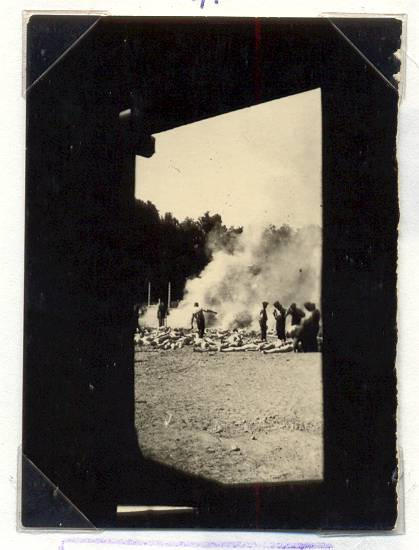
#> input picture HW4/inputs/P3/sonderkommando_photographs_280.png, 419 x 550 px
$ jupyter execute P03.ipynb
#> lines starting #> are read from the running program, lines starting #| are printed output that depends on the picture
[cell 1]
import numpy as np
import cv2
import matplotlib.pyplot as plt
from scipy.interpolate import NearestNDInterpolator
from math import *
plt.rcParams['figure.figsize'] = [12, 9]

[cell 2]
img_1 = cv2.imread("./inputs/P3/sonderkommando_photographs_280.png",0)
#> img_1: shape (550, 419); min 0, max 255, mean 94.3
img_2 = cv2.imread("./inputs/P3/sonderkommando_photographs_281.png",0)
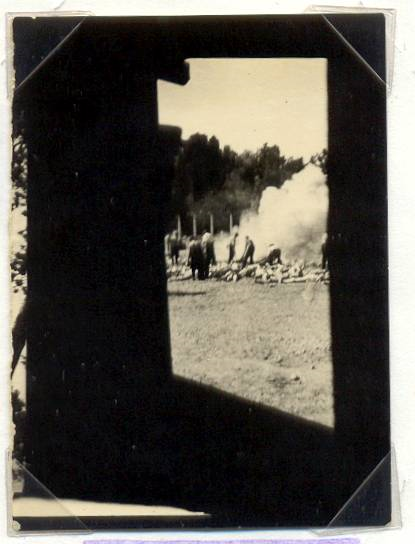
#> input picture HW4/inputs/P3/sonderkommando_photographs_281.png, 415 x 544 px
#> img_2: shape (544, 415); min 0, max 255, mean 82.5

img_1_points = np.array([[319, 406], [138, 406], [138, 159],[319, 111]], dtype=np.float32)
img_2_points = np.array([[331, 380],[174, 370] , [158,100], [324, 100]], dtype=np.float32)

[cell 3]
def GeoTransform(img,orginal_points):
    window = 6

    selected_p_img = img.copy()
    for point in orginal_points:
        point = point.astype(np.int32)
        cv2.rectangle(selected_p_img,(point[0]-window,point[1]-window),
                         (point[0]+window,point[1]+window),(255),3)
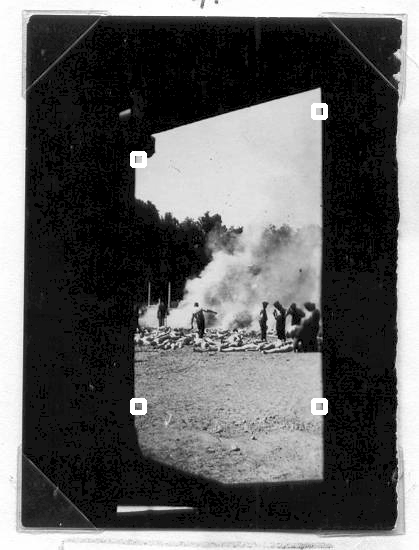
#> selected_p_img: shape (550, 419); min 0, max 255, mean 94.9

    new_w = int((np.linalg.norm((orginal_points[0]+orginal_points[3])/2 - (orginal_points[1]+orginal_points[2])/2))*1.3)
    new_h = int(np.linalg.norm((orginal_points[0]+orginal_points[1])/2 - (orginal_points[2]+orginal_points[3])/2))


    out_put_points = np.array([[0, 0], [new_w, 0], [new_w, new_h], [0, new_h]], dtype=np.float32)

    Transformer= cv2.getPerspectiveTransform(orginal_points, out_put_points)
#> Transformer = [[-1.54, 0, 490.3], [0, -1.29, 522.9], [0.00126, 0, 1]]
    print(Transformer)
#| [[-1.53714256e+00 -0.00000000e+00  4.90348476e+02]
#|  [ 0.00000000e+00 -1.28800252e+00  5.22929023e+02]
#|  [ 1.26040491e-03 -0.00000000e+00  1.00000000e+00]]
    out_put_img = cv2.warpPerspective(img, Transformer, (new_w, new_h))
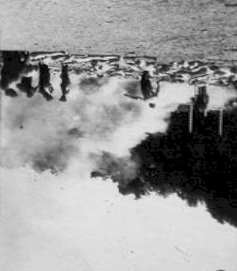
#> out_put_img: shape (271, 237); min 0, max 238, mean 152.9
    out_put_img = cv2.rotate(out_put_img,cv2.ROTATE_180)
    return selected_p_img,out_put_img


def gammaCorrection(src, gamma):
    invGamma = 1 / gamma

    table = [((i / 255) ** invGamma) * 255 for i in range(256)]
    table = np.array(table, np.uint8)

    return cv2.LUT(src, table)

def Enhance_2(out):

    out = out.copy()
    img = cv2.fastNlMeansDenoising(out,h=11)
    img_out_1 = img.copy()

    sharpen_kernel = np.array([[-1,-1,-1], [-1,9,-1], [-1,-1,-1]])
    img = cv2.filter2D(img, -1, sharpen_kernel)
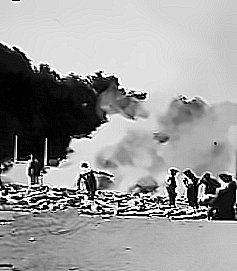
#> img: shape (271, 237); min 0, max 255, mean 153.8
    img_out_2 = img.copy()

    img = gammaCorrection(img,1.7)
#> in gammaCorrection, `return cv2.LUT(src, table)`:
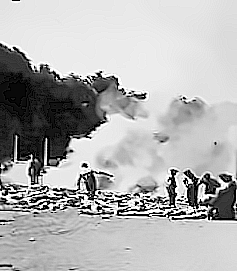
#> returned value: shape (271, 237); min 0, max 255, mean 176.1

    return img_out_1,img_out_2,img


def handle(_in:int):
    if _in ==1 :
        img = img_1
        pnts = img_1_points
    else:
        img = img_2
        pnts = img_2_points

    selec,out = GeoTransform(img,pnts)
    cont,shar,enhance = Enhance_2(out)

    results = [img,selec,out,cont,shar,enhance]
    tags = ["Orginal Input","Selected points to transform","Geometric Transformations","Denoise with NlMean","Deblur with laplacian","Gamma Correction"]
    plt.rcParams['figure.figsize'] = [12, 9]
    for index in range(6):
        plt.subplot(2,3,index+1)
        plt.imshow(results[index],cmap="gray")
        plt.axis("off")
        plt.title(tags[index])

    plt.tight_layout()
    plt.show()

    plt.rcParams['figure.figsize'] = [8, 6]
    plt.subplot(1,2,1)
    plt.imshow(results[0],cmap="gray")
    plt.axis("off")
    plt.title(tags[0])

    plt.subplot(1,2,2)
    plt.imshow(results[-1],cmap="gray")
    plt.axis("off")
    plt.title(tags[-1])

    plt.tight_layout()
    plt.show()


handle(1)
handle(2)
#> the loop in GeoTransform (call 2), `for point in orginal_points:` made 4 passes
#> point on passes 1 to 4: [331, 380], [174, 370], [158, 100], [324, 100]
#> after the loop in GeoTransform (call 2), `for point in orginal_points:`:
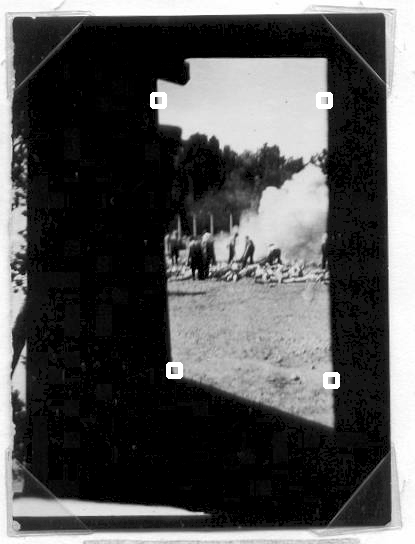
#> selected_p_img: shape (544, 415); min 0, max 255, mean 83.1
#> in GeoTransform (call 2), `Transformer= cv2.getPerspectiveTransform(orginal_points, out_put_points)`: Transformer = [[-1.28, 0.0321, 413.1], [0.0661, -1.04, 372.7], [0.00024, -0.000224, 1]]
#| [[-1.28481139e+00  3.21202848e-02  4.13066863e+02]
#|  [ 6.61362832e-02 -1.03833965e+00  3.72677956e+02]
#|  [ 2.40495575e-04 -2.23854859e-04  1.00000000e+00]]
#> in GeoTransform (call 2), `out_put_img = cv2.warpPerspective(img, Transformer, (new_w, new_h))`:
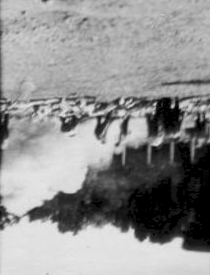
#> out_put_img: shape (275, 210); min 0, max 235, mean 145.3
#> in GeoTransform (call 2), `out_put_img = cv2.rotate(out_put_img,cv2.ROTATE_180)`:
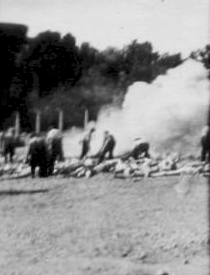
#> out_put_img: shape (275, 210); min 0, max 235, mean 145.3
#> in Enhance_2 (call 2), `img = cv2.filter2D(img, -1, sharpen_kernel)`:
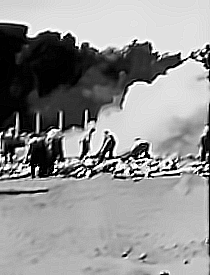
#> img: shape (275, 210); min 0, max 255, mean 145.9
#> call 2 of gammaCorrection, with gamma = 1.7
#> in gammaCorrection (call 2), `return cv2.LUT(src, table)`:
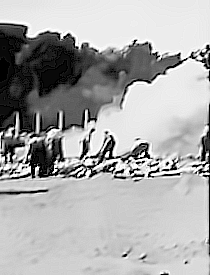
#> returned value: shape (275, 210); min 0, max 255, mean 170.1
